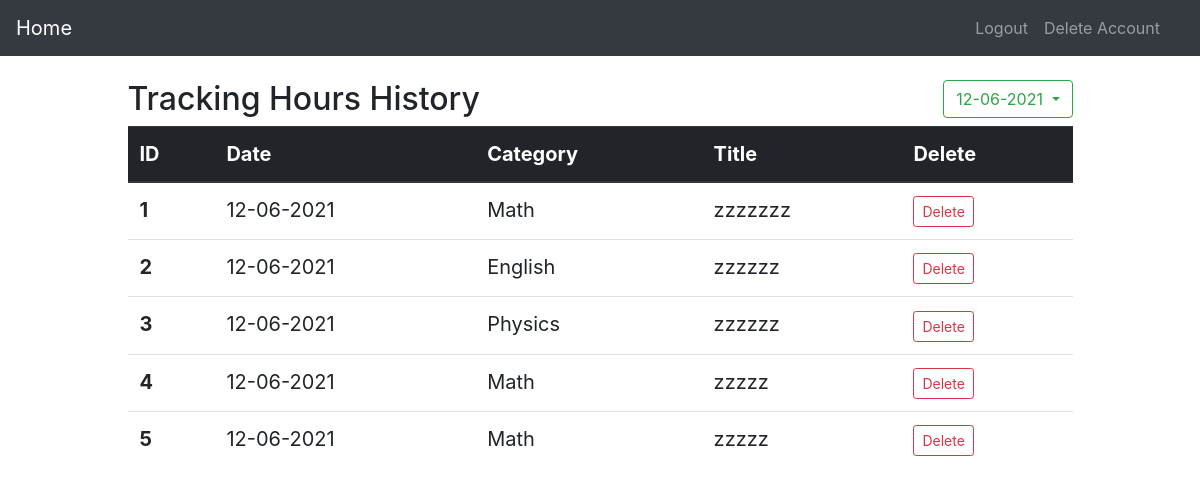
/trackhours, run on the app's committed database.
### myapp/models.py (models this page shows)
class FlashCard(db.Model):
	__tablename__ = 'user_flaskcard'
	id = db.Column(db.Integer, primary_key=True)
	title = db.Column(db.String(64), nullable=False)
	defination = db.Column(db.String(128), nullable=False, unique=True)
	category = db.Column(db.String(16), nullable=False)
	count_category = db.Column(db.Integer, nullable=False, default=1)
	times_created = db.Column(db.DateTime, default=datetime.utcnow)
	owner_id = db.Column(db.Integer, db.ForeignKey('users.id'))

### myapp/routes.py (the view)
@myapp_obj.route("/trackhours", methods=["POST", "GET"])
def trackinghours():
    u1 = User.query.filter_by(username='morning').first()
    data_flashcard = db.session.query(FlashCard.id, FlashCard.times_created, FlashCard.title, FlashCard.category).order_by(
        FlashCard.times_created.desc()).filter(FlashCard.owner_id == u1.id).all()
    date_labels = []
    for _, dates, _, _ in data_flashcard:
        temp_date = dates.strftime("%m-%d-%Y")
        if temp_date not in date_labels:
            date_labels.append(temp_date)
    print(date_labels)
    return render_template("trackhours.html", entries=data_flashcard, current_dates=date_labels[0], list_dates=date_labels)

### myapp/templates/trackhours.html (shortened to what this page needs)
{% extends "layout.html" %} {% block content %}
<div class="col-sm-10 ml-auto mr-auto">
  <div class="d-flex">
    <div>
      <h2>Tracking Hours History</h2>
    </div>
    <div class="ml-auto">
      <div class="dropdown">
        <button
          class="btn btn-outline-success btn-secondary dropdown-toggle"
          type="button"
          id="dropdownMenuButton"
          data-toggle="dropdown"
          aria-haspopup="true"
          aria-expanded="false"
        >
          {{current_dates}}
        </button>
      </div>
    </div>
  </div>
  <table class="table">
    <thead class="thead-dark">
      <tr>
        <th scope="col">ID</th>
        <th scope="col">Date</th>
        <th scope="col">Category</th>
        <th scope="col">Title</th>
        <th scope="col">Delete</th>
      </tr>
    </thead>
    <tbody>
      {% for entry in entries %}
      <tr>
        <th scope="row">{{loop.index}}</th>
        <td>{{entry.times_created.strftime("%m-%d-%Y")}}</td>
        <td>{{entry.category}}</td>
        <td>{{ entry.title }}</td>
        <td>
          <a
            href="{{ url_for('delete', entry_id = entry.id) }}"
            class="btn btn-outline-danger btn-sm"
            >Delete</a
          >
        </td>
      </tr>
      {% endfor %}
    </tbody>
  </table>
</div>
{% endblock %}

### myapp/templates/layout.html (shortened to what this page needs)
<!DOCTYPE html>
<html lang="en">
<head>
    <link rel="stylesheet"
        href="https://maxcdn.bootstrapcdn.com/bootstrap/4.0.0/css/bootstrap.min.css"
>
</head>
<body>
    <div class="container-fluid">
        <div class="row">
            <div class="col-md-12 p-0">
                <header class="mb-4">
                    <nav class="navbar navbar-expand-lg navbar-dark bg-dark">
                        <a class="navbar-brand" href="{{ url_for('home',username=username) }}">Home</a>
                        <div class="collapse navbar-collapse" id="navbarNavAltMarkup">
                            <div class="navbar-nav ml-auto mr-3">
                                <a class="nav-item nav-link" href="{{ url_for('logout') }}">Logout</a>
                                <a class="nav-item nav-link" href="{{ url_for('deleteMember')}}">Delete Account</a>
                            </div>
                        </div>
                    </nav>
                </header>
            </div>
        </div>
        <div style="display: grid; justify-items: center; font-size: 20px;" >
			{% block content %}
			{% endblock %}
		</div>
    </div>
</body>
</html>

### data on the page
FlashCard: times_created "12-06-2021", category "Math", title "zzzzzzz"
FlashCard: times_created "12-06-2021", category "English", title "zzzzzz"
FlashCard: times_created "12-06-2021", category "Physics", title "zzzzzz"
FlashCard: times_created "12-06-2021", category "Math", title "zzzzz"
FlashCard: times_created "12-06-2021", category "Math", title "zzzzz"

### other printed values
{{ current_dates }} "12-06-2021"
